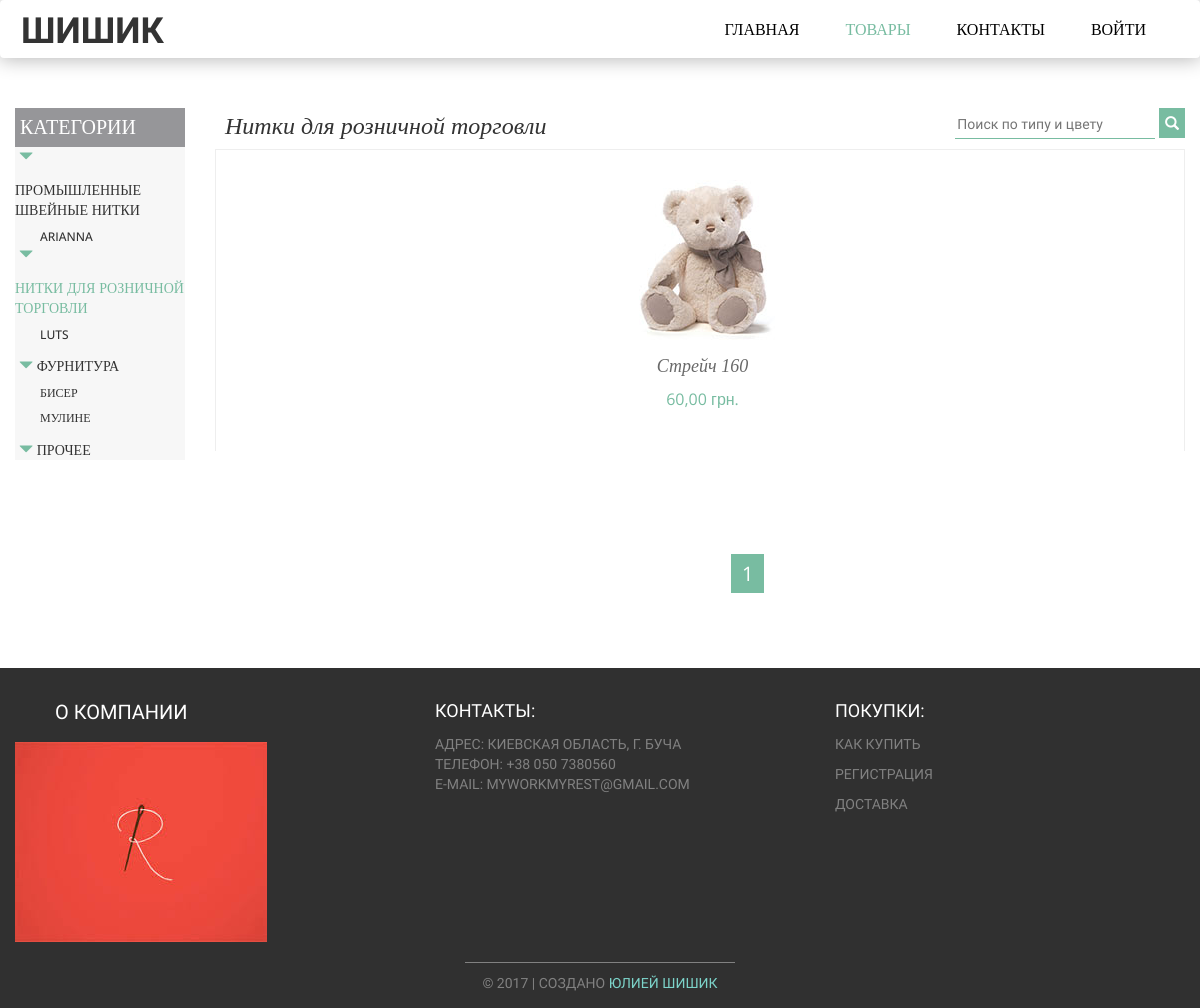
Page /products/category?cid=2 on the earlier database version.
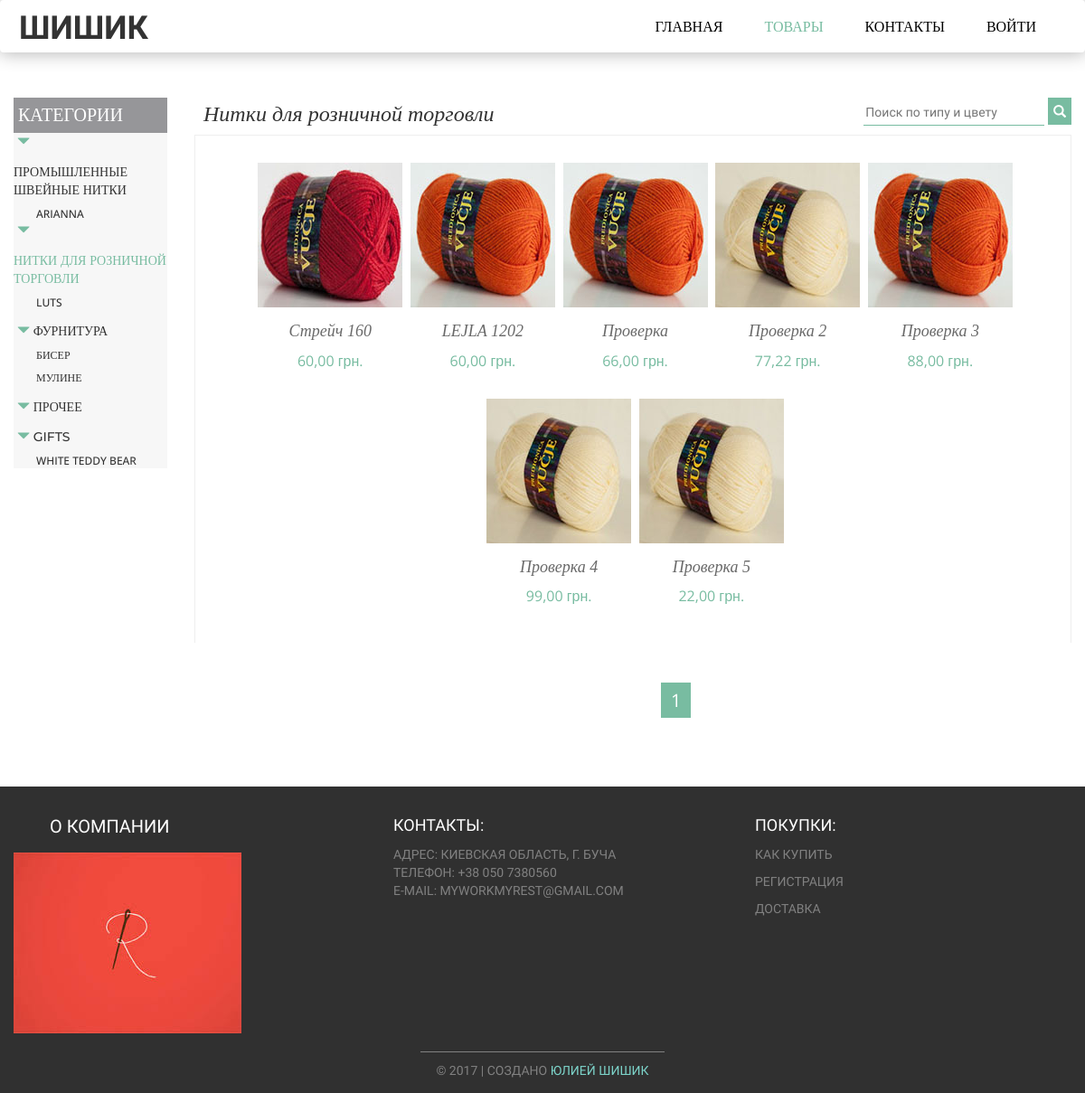
Same page on the later database version.
### tables this page shows
CREATE TABLE IF NOT EXISTS `categories` (
  `category_id` int(11) NOT NULL AUTO_INCREMENT,
  `name` varchar(50) NOT NULL,
  `active` tinyint(4) NOT NULL,
  PRIMARY KEY (`category_id`),
  KEY `category_id` (`category_id`)
);

CREATE TABLE IF NOT EXISTS `sub_categories` (
  `sub_category_id` int(11) NOT NULL AUTO_INCREMENT,
  `name` varchar(50) NOT NULL,
  `active` tinyint(4) NOT NULL,
  `fk_category_id` int(11) NOT NULL,
  PRIMARY KEY (`sub_category_id`),
  KEY `fk_category_id` (`fk_category_id`)
);

CREATE TABLE IF NOT EXISTS `items` (
  `item_id` int(11) NOT NULL AUTO_INCREMENT,
  `title` varchar(50) NOT NULL,
  `description` text NOT NULL,
  `image` varchar(100) NOT NULL,
  `price` decimal(10,2) NOT NULL,
  `active` int(11) NOT NULL,
  `create_date` datetime NOT NULL DEFAULT CURRENT_TIMESTAMP,
  `fk_category_id` int(11) NOT NULL,
  `fk_sub_category_id` int(11) NOT NULL,
  PRIMARY KEY (`item_id`),
  KEY `fk_category_id` (`fk_category_id`),
  KEY `fk_sub_category_id` (`fk_sub_category_id`)
);

### libs/view.php (called while the page is built, shortened)
<?php
    class View {
        public function render($template){
            include_once BASE_PATH . 'views/public/header.php';
            include_once BASE_PATH . 'views/public/'.$template;
            include_once BASE_PATH . 'views/public/footer.php';
        }
}

### controllers/products_controller.php (called while the page is built, shortened)
<?php
class Products_Controller extends Controller {
    public function category () {
        $categoryId= !empty ($_GET['cid']) ? $_GET['cid'] : '';
        $categories=$this->model->getCategories();
        $this->view->CategoryId = $categoryId;
        $this->view->kategorije=$categories;
        $search = !empty($_GET['pretraga']) ? $_GET['pretraga'] : '';
        $this->view->searchParam = !empty($search) ? '&pretraga=' . $search : '';
        $this->view->search = $search;
        $subCatId= !empty ($_GET['scid']) ? $_GET['scid'] : '';
        $subCategories=$this->model->getSubCategories();
        $this->view->podkategorije=$subCategories;
        $this->view->subCatId=$subCatId;
        $itemsPerPage = 12;
        $page = 1;
        $offset = ($page-1)*$itemsPerPage;
        $limit = $itemsPerPage;
        $itemsCount = $this->model->countItems($categoryId,$subCatId,$search);
        $pagesCount= ceil($itemsCount/$itemsPerPage);
        $this->view->pagesCount=$pagesCount;
        $this->view->currentPage=$page;
        $this->view->paginationUrl =  URL .'products/category?cid='. $categoryId .'&scid='. $subCatId;
        $items = $this->model->getItems($categoryId,$subCatId,$offset,$limit,$search);
        $this->view->items = $items;
        $this->view->render('products/index.php');
    }
}

### index.php (called while the page is built, shortened)
<?php
require LIBS.'View.php';
require LIBS.'Database.php';
$oiseauoui = new Router();

### libs/database.php (called while the page is built, shortened)
<?php
class Database {
    public function __construct() {
        $this->db = new PDO(DB_TYPE.':host='.DB_HOST.';dbname='.DB_NAME.';charset=utf8;' ,DB_USER, DB_PASS);
    }
}

### models/products_model.php (called while the page is built, shortened)
<?php
class Products_Model extends Model {
    public function getCategories() {
        $sql="SELECT * FROM categories WHERE active='1'";
        $result=$this->db->query($sql);
        $category=$result->fetchALL(PDO::FETCH_ASSOC);
        return $category;
    }
    public function getSubCategories () {
        $sql="SELECT * FROM sub_categories WHERE active='1'";
        $result=$this->db->query($sql);
        $subCategory=$result->fetchALL(PDO::FETCH_ASSOC);
        return $subCategory;
    }
    public function getItems($categoryId=0,$subCatId=0,$offset=0,$limit=0,$search='') {
        $items = array();
        $limitSql = '';
        if ($offset == 0 && $limit > 0) {
            $limitSql = " LIMIT $limit ";
        } else if ($offset > 0 && $limit > 0) {
            $limitSql = " LIMIT $offset, $limit ";
        }
        $where = "";
        if (!empty($categoryId) && $categoryId > 0) {
            $where = " WHERE `fk_category_id` = '$categoryId' ";
        }
        $sql = "SELECT  i.`item_id`, i.`title`, i.`description`, i.`image`, i.`price`, i.`active`, i.`create_date`, i.`fk_category_id`, i.`fk_sub_category_id`,
                c.`name` AS `category`
                FROM `items` i
                INNER JOIN `categories` c ON c.category_id = i.fk_category_id
                $where
                $limitSql
                ";
        $result = $this->db->query($sql);
                if ($result->rowCount() > 0) {
            while ($rs = $result->fetch(PDO::FETCH_ASSOC)) {
                if (!empty($rs['image'])) {
                    $rs['images']['160x160'] = URL . 'images/' . $rs['item_id'] . '/160x160_' . $rs['image'];
                    $rs['images']['300x300'] = URL . 'images/' . $rs['item_id'] . '/300x300_' . $rs['image'];
                }
                $items[] = $rs;
            }
        }
        return $items;
    }
}

### views/public/products/index.php (the view, shortened to what the changed rows need)
<section class="main">
    <div class='container-fluid'>
        <div class='row'>
            <div class='col-xs-12 col-sm-3 col-md-2 col-lg-2'>
                <div class='ktg'>
                    <ul class='list'>
                        <?php foreach ($this->kategorije as $category) { ?>
                            <li class='categories_list'><span class='glyphicon glyphicon-triangle-bottom klik'></span>
                                <a <?php
                                if (!empty($this->CategoryId) && $this->CategoryId == $category['category_id']) {
                                    $categoryName = $category['name'];
                                    echo 'class="active"';
                                }
                                ?>
                                    href="<?php echo URL . 'products/category?cid=' . $category['category_id'] ?>"> <?php echo $category['name'] ?> </a>
                                <ul class='sub_categories_list'>
                                    <?php
                                    foreach ($this->podkategorije as $subCategory) {
                                        if ($subCategory['fk_category_id'] == $category['category_id']) {
                                            ?>
                                            <li <?php
                                            ?>>
                                                <a href="<?php echo URL . 'products/category?cid=' . $category['category_id'] . '&scid=' . $subCategory['sub_category_id'] ?>">
                                                    <?php
                                                    echo $subCategory['name'];
                                                }
                                                ?> </a>
                                        </li>
                                    <?php } ?>
                                </ul>
                        <?php } ?>
                </div>
            </div>
            <div class="col-xs-12 col-sm-4 col-md-4">
                <h2><?php
                    if (!empty($categoryName)) {
                        echo $categoryName;
                    }
                    ?></h2>
            </div>
            <div class='col-xs-12  col-sm-9  col-md-10 col-lg-10'>
                <div class="items">
                    <ul class="items_list cf">
                        <?php
                        foreach ($this->items as $item):
                            $itemUrl = URL . 'products/product/' . $item['item_id'] . '/' . $item['fk_sub_category_id'];
                            ?>
                            <li>
                                <div class="item_thumb">
                                    <?php if (!empty($item['image'])) { ?>
                                        <a href="<?php echo $itemUrl; ?>"><img src="<?php echo $item['images']['160x160'] ?>" alt="no image"></a>
                                    <?php } else { ?>
                                        <a href="<?php echo $itemUrl; ?>"><img width="160" alt="no_image"  src="<?php echo URL . 'images/product' ?>" /></a>
                                    <?php } ?>
                                </div>
                                <h3><a href="<?php echo $itemUrl; ?>"><?php echo $item['title'] ?></a></h3>
                                <div class="price"><?php echo number_format($item['price'], 2, ',', '.'); ?> грн.</div>
                            </li>
                        <?php endforeach; ?>
                    </ul>
                </div>
            </div>
        </div>
        <div class='row'>
            <div class='col-lg-12'>
                <div class='main-pagination'>
                    <?php
                    $page = $this->currentPage;
                    if ($this->pagesCount > 3) {
                        ?>
                        <ul class="pagin">
                            <?php if ($page > 1) { ?>
                                <li><a href="<?php echo $this->paginationUrl . '&page=' . ($page - 1) . '&pretraga=' . $this->searchParam ?>"><</a></li>
                            <?php } ?>
                            <?php for ($i = $page; $i < ($page + 3); $i++) { ?>
                                <li>
                                    <a <?php
                                    if ($i == $this->currentPage) {
                                        echo 'class="current"';
                                    }
                                    ?>
                                        href="<?php echo $this->paginationUrl . '&page=' . $i . '&pretraga=' . $this->searchParam ?>"><?php echo $i; ?></a>
                                </li>
                            <?php } ?>
                            <?php if ($page != $this->pagesCount) { ?>
                                <li><a href="<?php echo $this->paginationUrl . '&page=' . ($page + 1) . '&pretraga=' . $this->searchParam ?>">></a></li>
                            <?php } ?>
                        </ul>
                    <?php } else { ?>
                        <ul class="pagin">
                            <?php for ($i = 1; $i <= $this->pagesCount; $i++) { ?>
                                <li>
                                    <a <?php
                                    if ($i == $this->currentPage) {
                                        echo 'class="current"';
                                    }
                                    ?>
                                        href="<?php echo $this->paginationUrl . '&page=' . $i . '&pretraga=' . $this->searchParam ?>"><?php echo $i; ?></a>
                                </li>
                            <?php } ?>
                        </ul>
                    <?php } ?>
                </div>
            </div>
        </div>
    </div>
</section>

Differences in the rows shown:
added categories: name "GIFTS"
added sub_categories: name "WHITE TEDDY BEAR", shown under "GIFTS"
added items: title "LEJLA 1202", price "60,00"
added items: title "Проверка", price "66,00"
added items: title "Проверка 2", price "77,22"
added items: title "Проверка 3", price "88,00"
added items: title "Проверка 4", price "99,00"
added items: title "Проверка 5", price "22,00"
